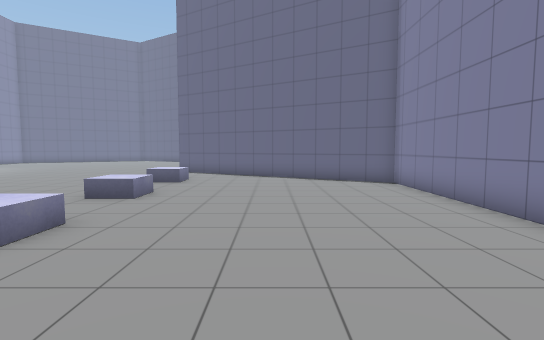
[1] (above)

22 first-person views from a walk through a 3-D level made in the Unity game engine. The camera is 1.2 m above the floor, tilts 4° down and sees 85° across. Doors are open. The floor is counted in squares, 1 m on a side. Each view is taken from the middle of a square. On the plan, view 1 faces up. The plan holds only what a view shows up to about 13 squares ahead; the rest is blank. The place goes on beyond the plan. The player is left out.

[2]
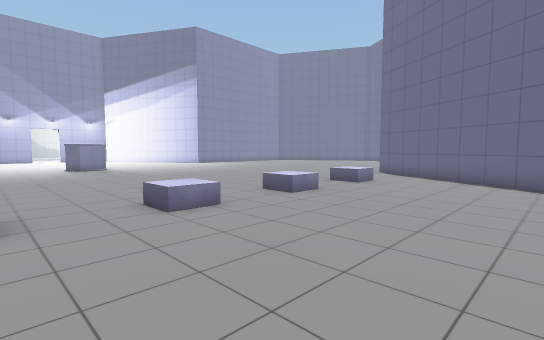

[3]
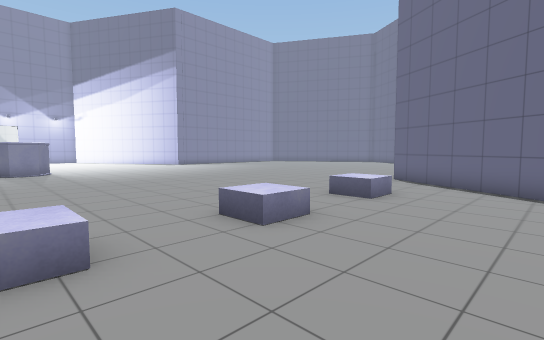

[4]
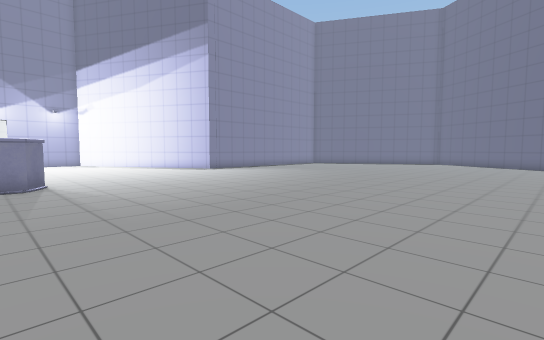

[5]
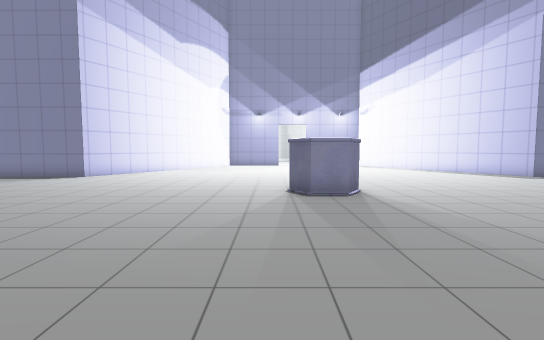

[6]
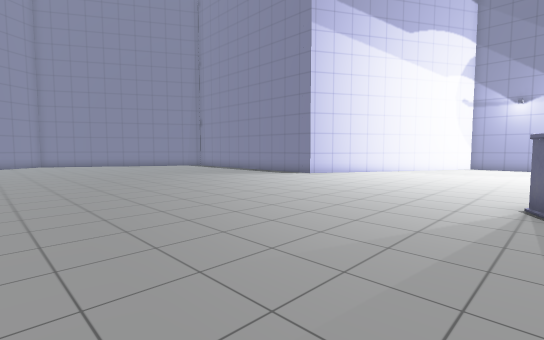

[7]
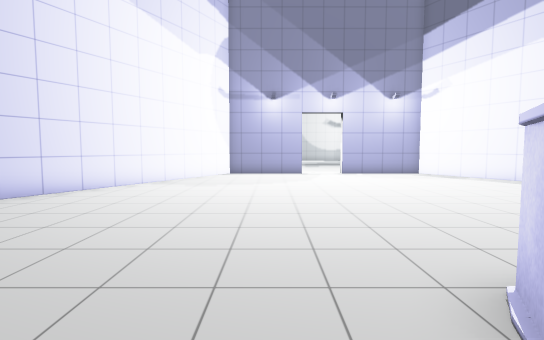

[8]
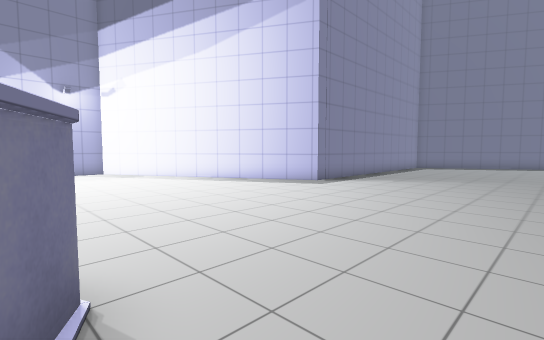

[9]
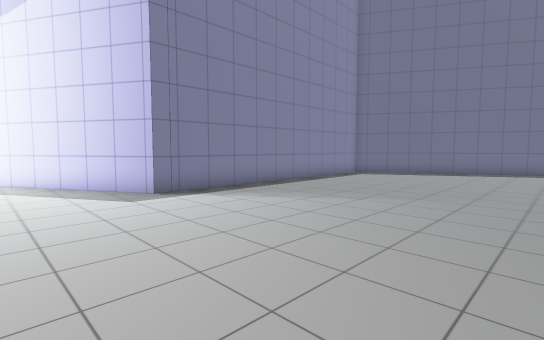

[10]
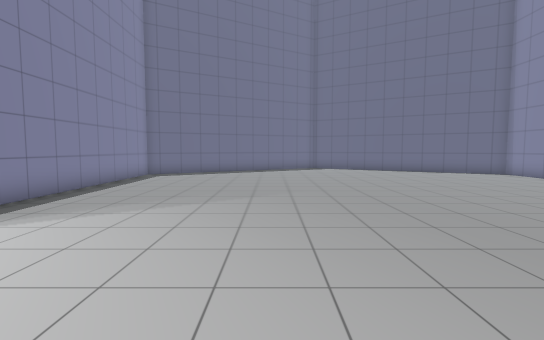

[11]
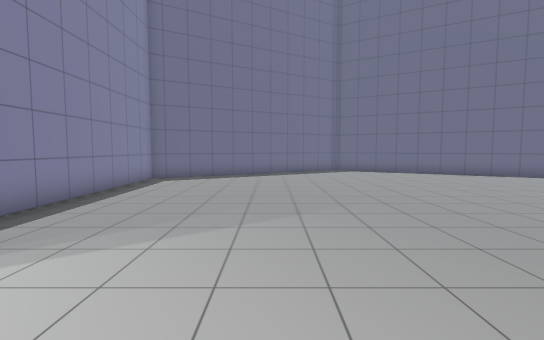

[12]
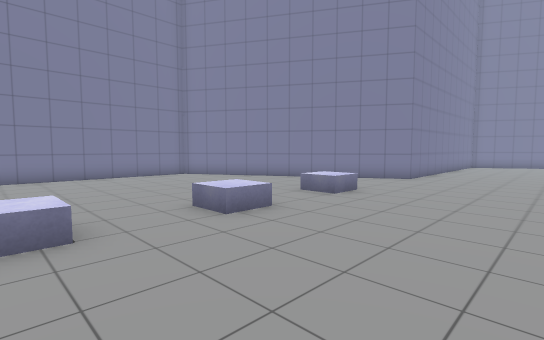

[13]
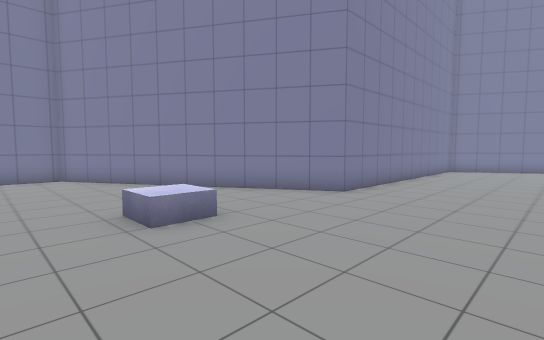

[14]
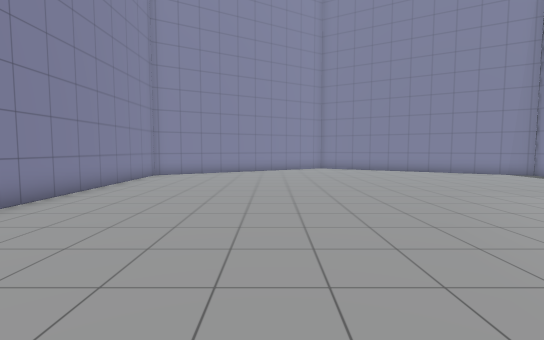

[15]
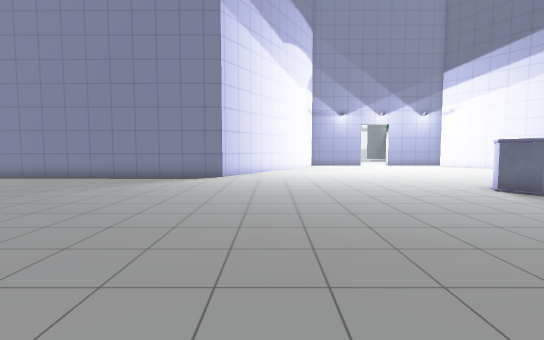

[16]
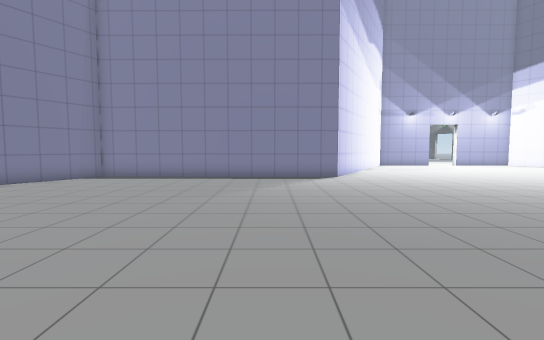

[17]
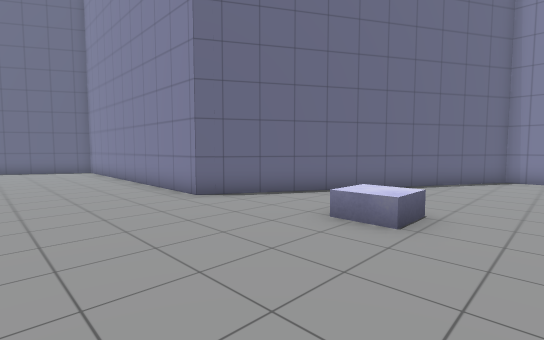

[18]
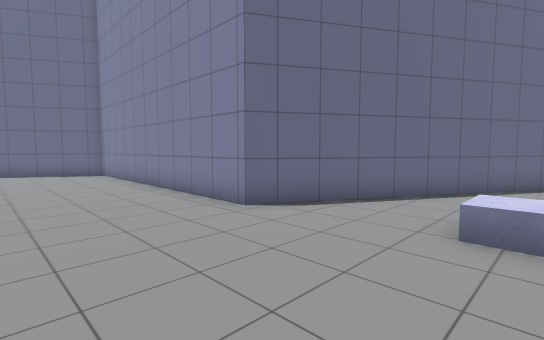

[19]
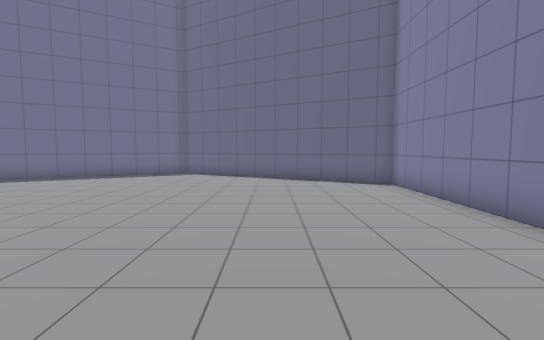

[20]
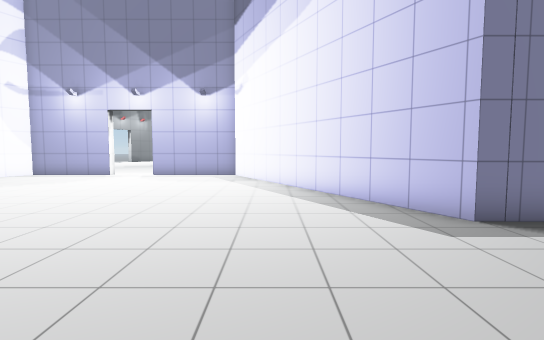

[21]
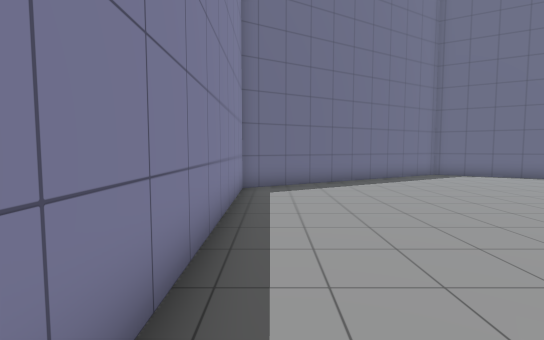

[22]
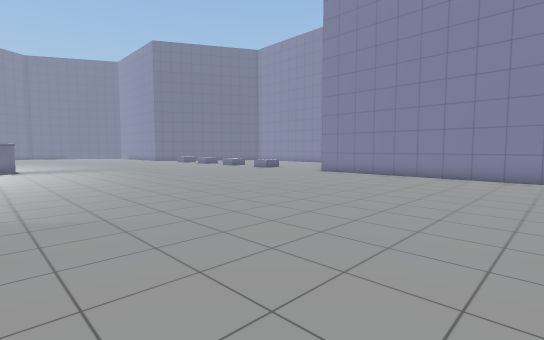

### Floor plan
Points are (right, up) in squares from view 1. A wall is a line through its corners. A room is listed if a view was taken in it or the views show most of it. See-through windows are left out.
Room 1 (views 1, 2, 3, 4, 5, 6, 7, 8, 9, 10, 11, 12, 13, 14, 15, 16, 17, 18, 19, 20, 21, 22)
walls: (-21.9, -4.6) (-21.9, -14.4); (-30.1, 0.6) (-21.7, -4.2) (-21.7, -4.7); (-4.6, -14.2) (-4.5, -4.4) (4.3, 0.8) (4.4, 10.6) (-4.9, 15.9) (-4.9, 26.1) (-10.9, 29.5); (-16, 29.5) (-21.9, 26.1) (-21.8, 15.4) (-30.1, 10.6)
objects: other object (-18, 5) to (-17, 6)

Positions as (right, up) in squares from view 1, and headings:
1: (0, 0), facing up
2: (2, 1), facing up-left
3: (0, 4), facing up-left
4: (-6, 5), facing up-left
5: (-9, 4), facing left
6: (-10, 5), facing down-left
7: (-16, 3), facing left
8: (-15, 6), facing up-left
9: (-14, 12), facing up-left
10: (-16, 12), facing up
11: (-17, 14), facing up
12: (-9, 8), facing down-right
13: (-9, 3), facing down-right
14: (-10, -1), facing down
15: (-9, -2), facing left
16: (-9, -7), facing left
17: (-9, 9), facing up-right
18: (-9, 11), facing up-right
19: (-9, 16), facing up
20: (-17, 12), facing left
21: (-21, 17), facing up
22: (-18, -14), facing up-right
